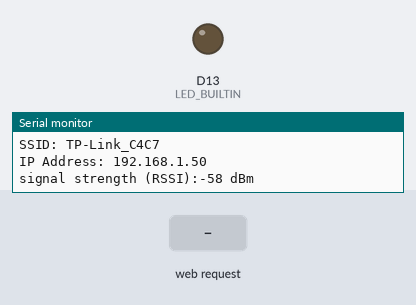
Recording of a sketch running on a simulated Arduino Uno R4 WiFi. On the bench: output pins drawn as LEDs (lit = HIGH), the last lines printed to the serial monitor. Inputs (shaded band) come from the test bench. WiFi joins after 1.5 s; servers stay silent unless stated.

Above: at 12.7 s.
12.8 s: HTTP request GET /H received
At 13.7 s:
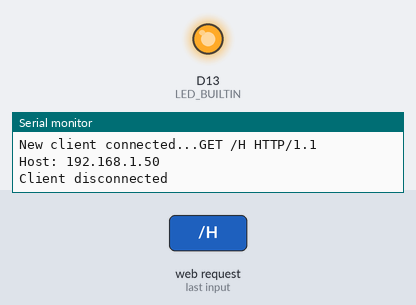
14.3 s: HTTP request GET /L received
At 14.8 s:
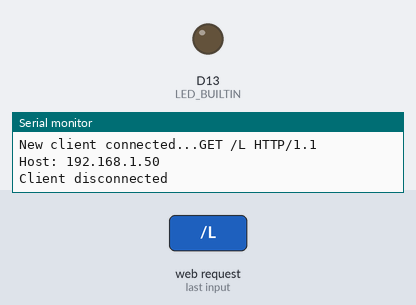
Timing chart, 0 to 17.3 s (numbered marks = the images above; inputs shaded):
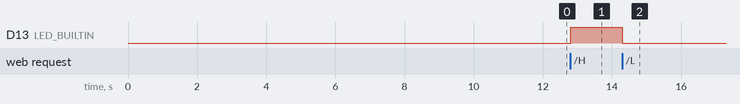

The sketch:

web_light.ino
```cpp
#include "WiFiS3.h"
#include "arduino_secrets.h"
///////please enter your sensitive data in the Secret tab/arduino_secrets.h
char ssid[] = SECRET_SSID;        // your network SSID (name)
char pass[] = SECRET_PASS;    // your network password (use for WPA, or use as key for WEP)
int keyIndex = 0;                 // your network key index number (needed only for WEP)

int status = WL_IDLE_STATUS;

WiFiServer server(80);

void setup() {
  pinMode(LED_BUILTIN, OUTPUT);
  //Initialize serial and wait for port to open:
  Serial.begin(9600);
  while (!Serial) {
    ; // wait for serial port to connect. Needed for native USB port only
  }

  // check for the WiFi module:
  if (WiFi.status() == WL_NO_MODULE) {
    Serial.println("Communication with WiFi module failed!");
    // don't continue
    while (true);
  }

  String fv = WiFi.firmwareVersion();
  if (fv < WIFI_FIRMWARE_LATEST_VERSION) {
    Serial.println("Please upgrade the firmware");
  }

  // attempt to connect to WiFi network:
  while (status != WL_CONNECTED) {
    Serial.print("Attempting to connect to SSID: ");
    Serial.println(ssid);
    // Connect to WPA/WPA2 network. Change this line if using open or WEP network:
    status = WiFi.begin(ssid, pass);

    // wait 10 seconds for connection:
    delay(10000);
  }
  server.begin();
  // you're connected now, so print out the status:
  printWifiStatus();
}


void loop() {
  // list for incoming clients
  WiFiClient client = server.available();

  if (client) {
    Serial.print("New client connected...");
    if (client.connected()) {
      int bytes = client.available();
      if (bytes > 0) {
        // read the whole http request
        String request = "";
        for (int i = 0; i < bytes; i++) {
          char c = client.read();
          request += c;
        }
        // print the http request
        Serial.println(request);

        // parse http request
        if (request.indexOf("GET /H") != -1) {
          // digitalWrite(ledPin, HIGH);
          digitalWrite(LED_BUILTIN, HIGH);
        }

        if (request.indexOf("GET /L") != -1) {
          // digitalWrite(ledPin, LOW);
          digitalWrite(LED_BUILTIN, LOW);
        }

        // send response
        client.println("HTTP/1.1 200 OK");
        client.println("Content-type:text/html");
        client.println();
      }
    }

    // close the connection
    client.stop();
    Serial.println("Client disconnected");
    delay(1000);
  }
}

void printWifiStatus() {
  // print the SSID of the network you're attached to:
  Serial.print("SSID: ");
  Serial.println(WiFi.SSID());

  // print your board's IP address:
  IPAddress ip = WiFi.localIP();
  Serial.print("IP Address: ");
  Serial.println(ip);

  // print the received signal strength:
  long rssi = WiFi.RSSI();
  Serial.print("signal strength (RSSI):");
  Serial.print(rssi);
  Serial.println(" dBm");
}
```

arduino_secrets.h
```cpp
#define SECRET_SSID "TP-Link_C4C7"
#define SECRET_PASS "63140262"
```

Measured:
- after the input at 12.8 s, D13 (LED_BUILTIN): LOW → HIGH at once
- after the input at 14.3 s, D13 (LED_BUILTIN): HIGH → LOW at once
